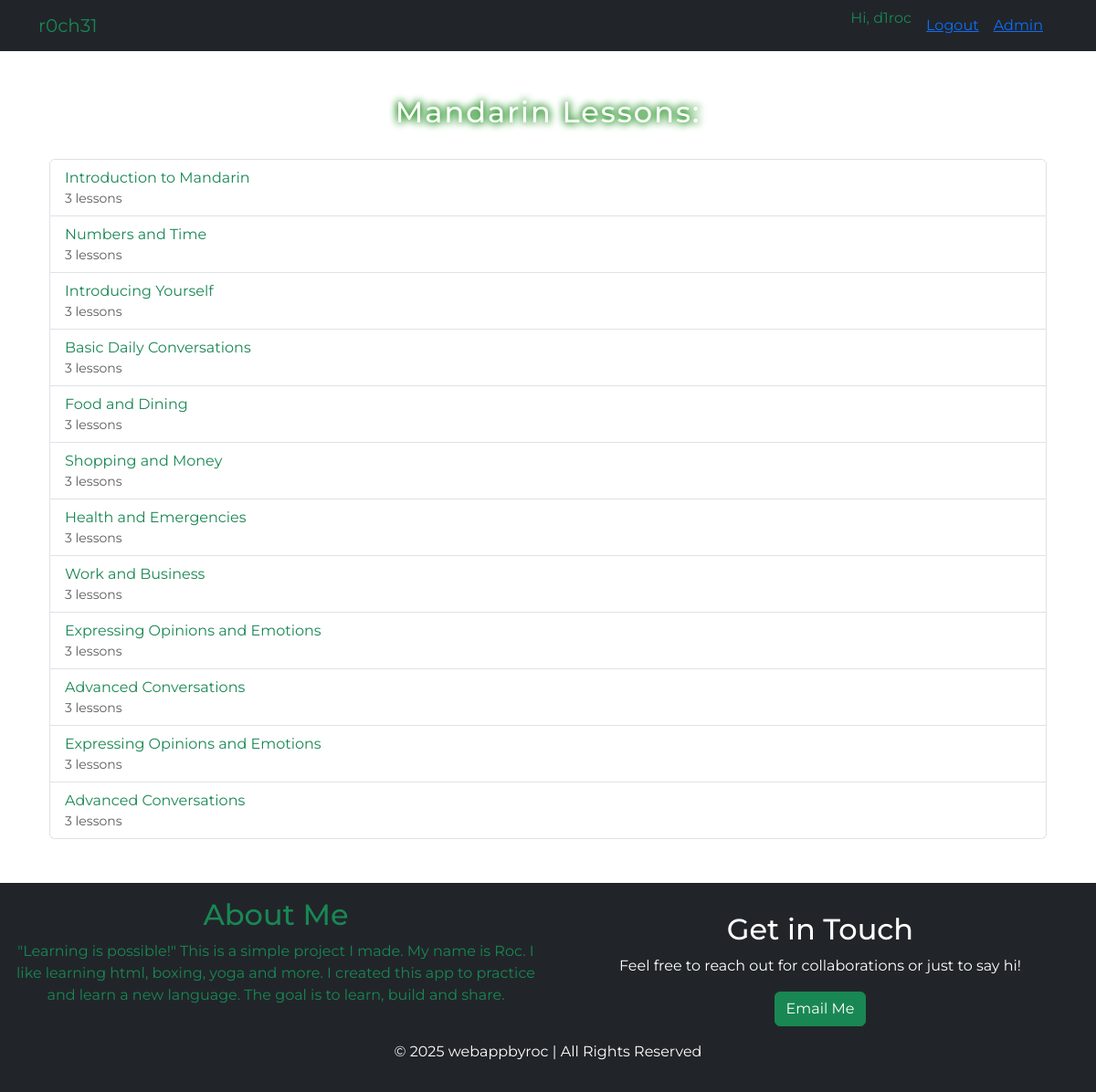
The app's page / (signed in) with its own data.
### mandarin/models.py (models this page shows, shortened)
class Chapter(models.Model):
    id = models.AutoField(primary_key=True)
    title = models.CharField(max_length=255)
    description = models.TextField(blank=True, null=True)

### mandarin/views.py (the view)
# urls.py: path('', views.home, name='home'),
def home(request):
    chapters = Chapter.objects.all()
    return render(request, 'mandarin/home.html', {'chapters': chapters})

### mandarin/templates/mandarin/home.html
{% extends "mandarin/base.html" %}
{% block content %}
<section id="lessons" class="container my-5 text-center">
    <div class="container mt-5">
        <div style="text-align: left;">
            <h2 class="h1-home text-center">Mandarin Lessons:</h2><br>
            <div class="list-group">
                {% for chapter in chapters %}
                <a href="{% url 'chapter_detail' chapter.id %}" class="list-group-item list-group-item-action text-success">
                    {{ chapter.title }}
                    <small class="d-block text-muted">{{ chapter.lessons.count }} lessons</small>
                </a>
                {% empty %}
                <p>No chapters found.</p>
                {% endfor %}
            </div>
      </div>
    </div>
</section>
<footer class="bg-dark text-white text-center p-3">
    <div class="row">
        <div class="col-md-6">
            <h2 class="text-success">About Me</h2>
            <p class="text-success">
                "Learning is possible!"
                This is a simple project I made. My name is Roc.
                I like learning html, boxing, yoga and more.
                I created this app to practice and learn a new language.
                The goal is to learn, build and share.
            </p>
        </div>
        <div class="col-md-6">
            <div id="contact" class="container my-3 text-center">
                <h2>Get in Touch</h2>
                <p>Feel free to reach out for collaborations or just to say hi!</p>
                <a href="mailto:aivasmm101@gmail.com" class="btn btn-success">Email Me</a>
            </div>
        </div>
        <p>&copy; 2025 webappbyroc | All Rights Reserved</p>
    </div>
</footer>
{% endblock %}

### mandarin/templates/mandarin/base.html (shortened to what this page needs)
{% load static %}
<!DOCTYPE html>
<html lang="en">
<head>
    <link href="https://cdn.jsdelivr.net/npm/bootstrap-icons/font/bootstrap-icons.css" rel="stylesheet">
    <link href="https://cdn.jsdelivr.net/npm/bootstrap@5.3.3/dist/css/bootstrap.min.css" rel="stylesheet">
    <link rel="stylesheet" href="https://cdnjs.cloudflare.com/ajax/libs/font-awesome/6.4.2/css/all.min.css">
    <link rel="stylesheet" href="{% static 'css/style.css' %}">
</head>
<body>
    <nav class="navbar navbar-expand-lg navbar-dark bg-dark">
        <div class="container">
            <a class="navbar-brand text-success" href="https://github.com/r0ch31">r0ch31</a> |
            <div class="ms-auto d-flex align-items-center">
                {% if user.is_authenticated %}
                    <p class="text-success me-3">Hi, {{ user.username }}</p>
                    <a href="{% url 'logout' %}" class="me-3">Logout</a>
                    {% if user.is_staff %}
                        <a href="{% url 'admin:index' %}" class="me-3"  >Admin</a>
                    {% endif %}
                {% else %}
                    <a href="{% url 'login' %}" class="text-decoration-none" style="letter-spacing: 3px;">Get Started</a>
                {% endif %}
            </div>
        </div>
    </nav>
    {% block content %} {% endblock %}
    <link href="https://cdn.jsdelivr.net/npm/aos@2.3.4/dist/aos.css" rel="stylesheet">
</body>
</html>

### static/css/style.css (style rules this page uses)
body { margin: 0; padding: 0; font-family: 'Montserrat', sans-serif; }
.h1-home { margin-top: 20px; letter-spacing: 2px; font-size: 2em; color: white; text-shadow: 0 0 10px green, 0 0 10px green, 0 0 20px white, 0 0 30px white; position: relative; animation: drop-down 2s ease-out; }

### records on screen
Chapter: title "Introduction to Mandarin", lessons.count "3"
Chapter: title "Numbers and Time", lessons.count "3"
Chapter: title "Introducing Yourself", lessons.count "3"
Chapter: title "Basic Daily Conversations", lessons.count "3"
Chapter: title "Food and Dining", lessons.count "3"
Chapter: title "Shopping and Money", lessons.count "3"
Chapter: title "Health and Emergencies", lessons.count "3"
Chapter: title "Work and Business", lessons.count "3"
Chapter: title "Expressing Opinions and Emotions", lessons.count "3"
Chapter: title "Advanced Conversations", lessons.count "3"
Chapter: title "Expressing Opinions and Emotions", lessons.count "3"
Chapter: title "Advanced Conversations", lessons.count "3"

### other values on screen
{{ user.username }} "d1roc"
